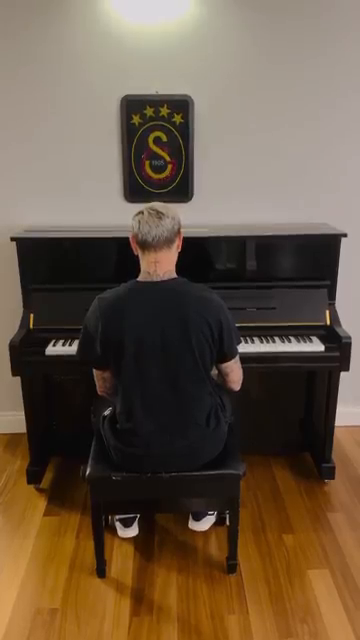
#> input picture frame 151 of Icardi.mp4, 360 x 640 px
$ python key.py
#> lines starting #> are read from the running program, lines starting #| are printed output that depends on the picture; after the words box and inside, x2 and y2 are one past the last pixel; in counts of white or black regions, pixels touching at a corner belong together
import cv2

cap = cv2.VideoCapture('C:\\Users\\Bekir\\Desktop\\projects\\keygenerator\\Icardi.mp4')
font = cv2.FONT_HERSHEY_SIMPLEX
font_color = (0, 255, 255)  # BGR color format
font_size = 1
font_thickness = 2

while True:
    ret, frame = cap.read()
#> frame is the input picture: shape (640, 360, 3); mean B, G, R 69.6, 88.5, 106.5
    cv2.putText(frame, 'TEXT ON VIDEO', (50, 50), font, font_size, font_color, font_thickness, cv2.LINE_4)
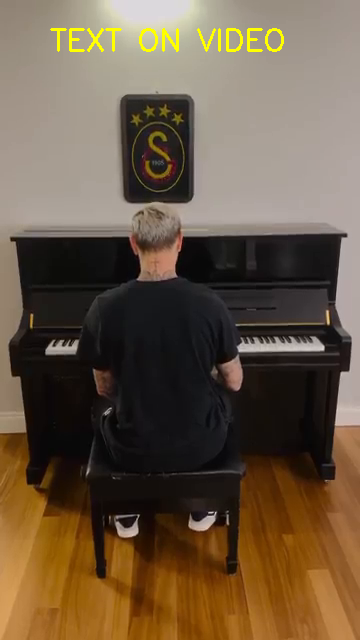
#> frame: shape (640, 360, 3); 0.71% of pixels changed, all inside (x1, y1, x2, y2) = (50, 28, 284, 52)
    cv2.imshow('video', frame)
    if cv2.waitKey(1) & 0xFF == ord('q'):
#> (key q is pressed here)
        break

cap.release()
cv2.destroyAllWindows()

$ run again, starting later in the video
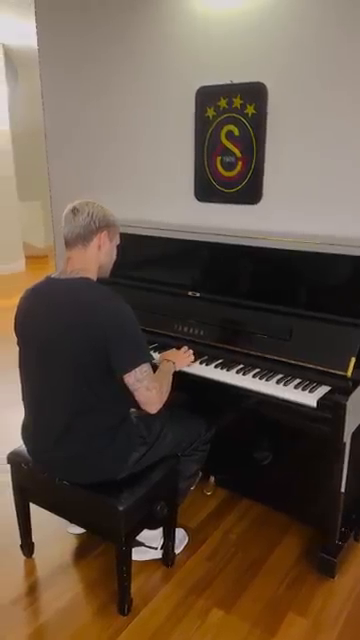
#> input picture frame 680 of Icardi.mp4, 360 x 640 px
#> frame is the input picture: shape (640, 360, 3); mean B, G, R 70.3, 84.8, 100.7
#> `cv2.putText(frame, 'TEXT ON VIDEO', (50, 50), font, font_size, font_co..`:
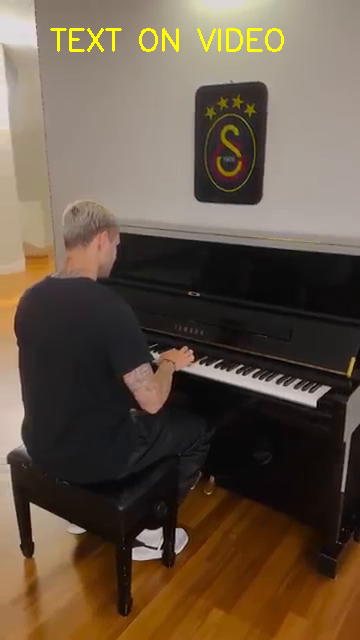
#> frame: shape (640, 360, 3); 0.71% of pixels changed, all inside (x1, y1, x2, y2) = (50, 28, 284, 52)

$ run again, starting later in the video
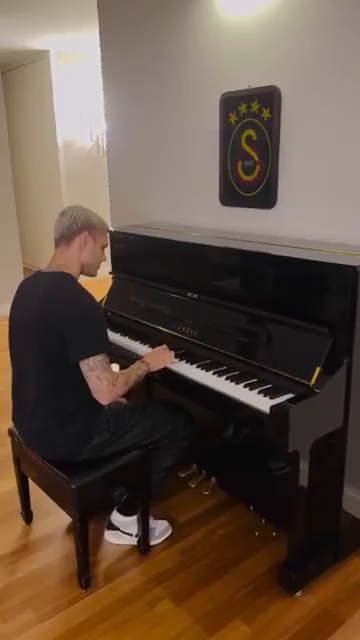
#> input picture frame 1209 of Icardi.mp4, 360 x 640 px
#> frame is the input picture: shape (640, 360, 3); mean B, G, R 67, 80.9, 98.3
#> `cv2.putText(frame, 'TEXT ON VIDEO', (50, 50), font, font_size, font_co..`:
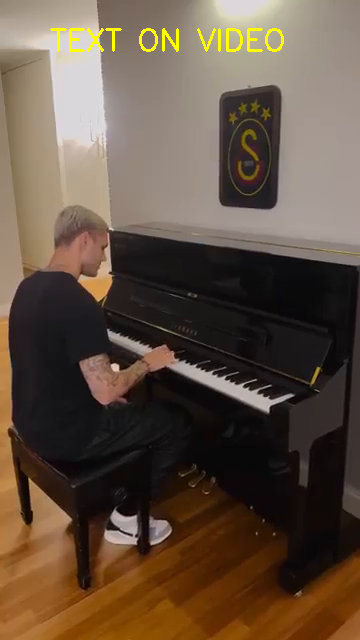
#> frame: shape (640, 360, 3); 0.71% of pixels changed, all inside (x1, y1, x2, y2) = (50, 28, 284, 52)
